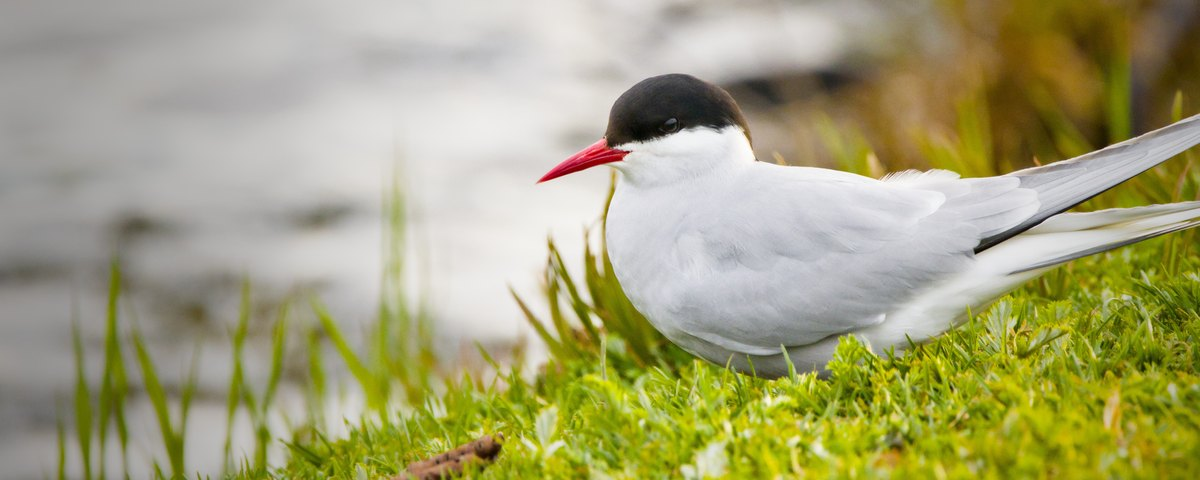
#> input picture analyzer/whatsnew-bird.jpg, 1200 x 480 px
$ python -i detail_analysis.py   (imports and definitions only)   (older library calls are emulated)
#> lines starting #> are read from the running program, lines starting #| are printed output that depends on the picture; after the words box and inside, x2 and y2 are one past the last pixel; in counts of white or black regions, pixels touching at a corner belong together
"""Image detail and sharpness analysis for quality assessment.

Provides multiple metrics to evaluate image sharpness and detail level:
- Laplacian variance: measures edge sharpness (blur detection)
- Local contrast: measures micro-contrast in small patches
- Texture complexity: measures fine detail via frequency analysis
- Masked variants: compute metrics only within the subject mask

These metrics are combined into a composite detail score that feeds
into the rating system, ensuring only truly sharp images earn 5 stars.
"""

import logging
from dataclasses import dataclass

import cv2
import numpy as np

logger = logging.getLogger(__name__)


@dataclass
class DetailMetrics:
    """Container for image detail analysis results."""
    laplacian_variance: float     # Edge sharpness (higher = sharper)
    local_contrast: float         # Micro-contrast score (0-1)
    texture_complexity: float     # Fine detail via high-frequency energy (0-1)
    edge_density: float           # Proportion of strong edges (0-1)
    detail_score: float           # Combined normalised score (0-1)
    sharpness_score: float        # Final sharpness score for rating (0-1)


def compute_laplacian_variance(gray: np.ndarray, mask: np.ndarray = None) -> float:
    """Compute variance of Laplacian as a sharpness metric.

    High variance = sharp image with well-defined edges.
    Low variance = blurry image.
    """
    laplacian = cv2.Laplacian(gray, cv2.CV_64F)
    if mask is not None and mask.any():
        mask_bool = mask.astype(bool)
        values = laplacian[mask_bool]
        if len(values) == 0:
            return 0.0
        return float(np.var(values))
    return float(np.var(laplacian))


def compute_local_contrast(gray: np.ndarray, mask: np.ndarray = None, patch_size: int = 16) -> float:
    """Compute local contrast as the mean standard deviation of small patches.

    Measures micro-contrast - how much tonal variation exists in local regions.
    High values indicate good detail and texture.
    """
    h, w = gray.shape[:2]
    stds = []

    for y in range(0, h - patch_size, patch_size):
        for x in range(0, w - patch_size, patch_size):
            patch = gray[y:y + patch_size, x:x + patch_size]
            if mask is not None:
                mask_patch = mask[y:y + patch_size, x:x + patch_size]
                if mask_patch.sum() < patch_size * patch_size * 0.5:
                    continue
            std = np.std(patch.astype(np.float32))
            stds.append(std)

    if not stds:
        return 0.0

    mean_std = float(np.mean(stds))
    # Normalise: typical sharp wildlife photo has mean local std ~25-40
    return min(1.0, mean_std / 40.0)


def compute_texture_complexity(gray: np.ndarray, mask: np.ndarray = None) -> float:
    """Compute texture complexity via high-frequency energy in DCT domain.

    Applies DCT on small blocks and measures the proportion of energy
    in high-frequency coefficients. High values = fine detail present.
    """
    h, w = gray.shape[:2]
    block_size = 32

    # Work on a resized version for speed
    target_size = 512
    scale = target_size / max(h, w)
    if scale < 1.0:
        gray_small = cv2.resize(gray, (int(w * scale), int(h * scale)))
        if mask is not None:
            mask_small = cv2.resize(mask.astype(np.uint8), (int(w * scale), int(h * scale)))
        else:
            mask_small = None
    else:
        gray_small = gray
        mask_small = mask

    h2, w2 = gray_small.shape[:2]
    hf_ratios = []

    for y in range(0, h2 - block_size, block_size):
        for x in range(0, w2 - block_size, block_size):
            if mask_small is not None:
                mp = mask_small[y:y + block_size, x:x + block_size]
                if mp.sum() < block_size * block_size * 0.5:
                    continue

            block = gray_small[y:y + block_size, x:x + block_size].astype(np.float32)
            dct = cv2.dct(block)
            total_energy = np.sum(dct ** 2)
            if total_energy < 1e-6:
                continue

            # High-frequency: bottom-right quadrant of DCT
            hf_energy = np.sum(dct[block_size // 2:, block_size // 2:] ** 2)
            hf_ratios.append(hf_energy / total_energy)

    if not hf_ratios:
        return 0.0

    # Normalise: typical sharp detail has HF ratio ~0.05-0.15
    mean_hf = float(np.mean(hf_ratios))
    return min(1.0, mean_hf / 0.12)


def compute_edge_density(gray: np.ndarray, mask: np.ndarray = None) -> float:
    """Compute the density of strong edges as a proportion of total pixels.

    Uses Canny edge detection. Higher density suggests more detail and structure.
    """
    edges = cv2.Canny(gray, 50, 150)

    if mask is not None and mask.any():
        edges = cv2.bitwise_and(edges, edges, mask=mask.astype(np.uint8))
        total_pixels = mask.sum()
    else:
        total_pixels = edges.size

    if total_pixels == 0:
        return 0.0

    edge_pixels = (edges > 0).sum()
    # Normalise: typical sharp wildlife photo has edge density ~0.05-0.15
    density = edge_pixels / total_pixels
    return min(1.0, float(density) / 0.12)


def analyse_detail(
    image: np.ndarray,
    mask: np.ndarray = None,
    crop_size: int = 1024,
) -> DetailMetrics:
    """Perform comprehensive detail analysis on an image crop.

    Args:
        image: RGB image array (H, W, 3), ideally the subject crop
        mask: Optional binary mask of the subject (same size as image)
        crop_size: resize dimension for analysis consistency

    Returns:
        DetailMetrics with individual and combined scores
    """
    # Resize for consistent analysis
    h, w = image.shape[:2]
    if max(h, w) != crop_size:
        scale = crop_size / max(h, w)
        image = cv2.resize(image, (int(w * scale), int(h * scale)))
        if mask is not None:
            mask = cv2.resize(mask.astype(np.uint8), (int(w * scale), int(h * scale)))

    gray = cv2.cvtColor(image, cv2.COLOR_RGB2GRAY)

    # Compute individual metrics
    lap_var = compute_laplacian_variance(gray, mask)
    local_con = compute_local_contrast(gray, mask)
    texture = compute_texture_complexity(gray, mask)
    edge_den = compute_edge_density(gray, mask)

    # Normalise Laplacian variance (typical range for wildlife: 50-2000+)
    lap_normalised = min(1.0, lap_var / 1500.0)

    # Combined detail score: weighted average of all metrics
    # Sharpness (Laplacian) weighted highest as it's the best blur detector
    detail_score = (
        0.35 * lap_normalised +
        0.25 * local_con +
        0.20 * texture +
        0.20 * edge_den
    )

    # Sharpness score: heavily emphasises actual sharpness over detail quantity
    # This is used for the "only sharpest get 5 stars" requirement
    sharpness_score = (
        0.50 * lap_normalised +
        0.30 * local_con +
        0.20 * edge_den
    )

    return DetailMetrics(
        laplacian_variance=lap_var,
        local_contrast=local_con,
        texture_complexity=texture,
        edge_density=edge_den,
        detail_score=round(detail_score, 4),
        sharpness_score=round(sharpness_score, 4),
    )

>>> import cv2
>>> picture = cv2.cvtColor(cv2.imread('../whatsnew-bird.jpg'), cv2.COLOR_BGR2RGB)
>>> result = analyse_detail(picture)
#> in analyse_detail, `image = cv2.resize(image, (int(w * scale), int(h * scale)))`:
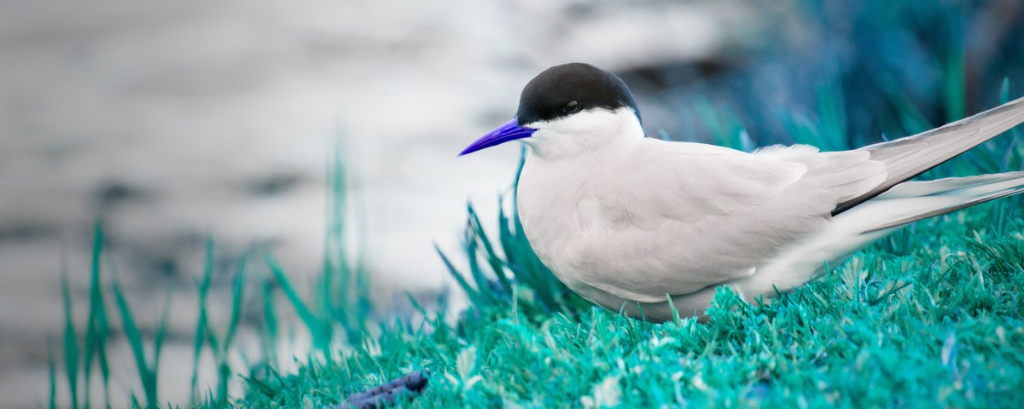
#> image: shape (409, 1024, 3); mean of channels 0, 1, 2 164.8, 162.7, 120.9; drawn as B, G, R
#> in analyse_detail, `gray = cv2.cvtColor(image, cv2.COLOR_RGB2GRAY)`:
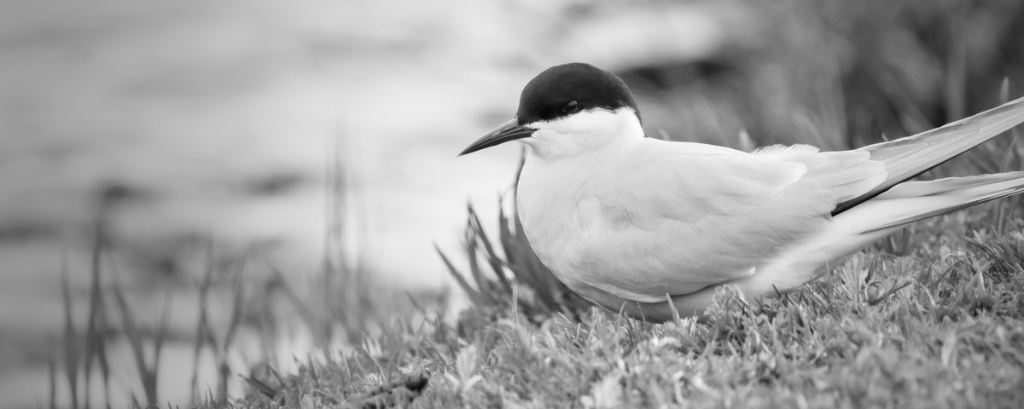
#> gray: shape (409, 1024); min 5, max 254, mean 158.5
#> in compute_laplacian_variance, `laplacian = cv2.Laplacian(gray, cv2.CV_64F)`:
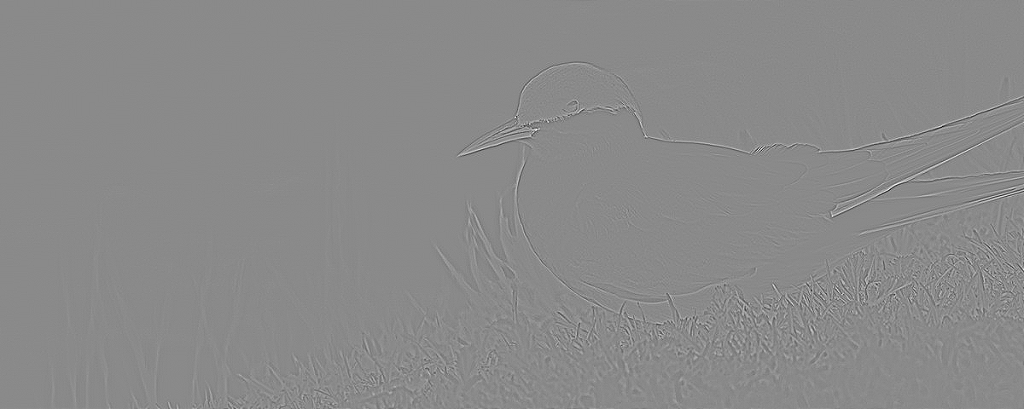
#> laplacian: shape (409, 1024) float64; min -239, max 202, mean 0; drawn with min black and max white
#> in analyse_detail, `lap_var = compute_laplacian_variance(gray, mask)`: lap_var = 127
#> after the loop in compute_local_contrast, `for y in range(0, h - patch_size, patch_size):`: stds = 1575 values, max 90.96 at index 475, min 0.423 at index 0, mean 12.52
#> in compute_local_contrast, `mean_std = float(np.mean(stds))`: mean_std = 12.52
#> in analyse_detail, `local_con = compute_local_contrast(gray, mask)`: local_con = 0.313
#> after the loop in compute_texture_complexity, `for y in range(0, h2 - block_size, block_size):`:
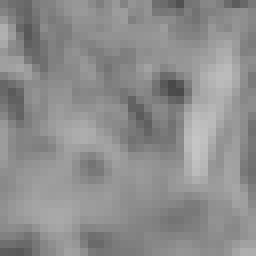
#> block: shape (32, 32) float32 (shown 8 times larger); min 73, max 197, mean 141.3
#> after the loop in compute_texture_complexity, `for y in range(0, h2 - block_size, block_size):`: hf_ratios = 90 values, max 0.000933 at index 72, min 3.1e-07 at index 21, mean 8.55e-05
#> in compute_texture_complexity, `mean_hf = float(np.mean(hf_ratios))`: mean_hf = 8.55e-05
#> in analyse_detail, `texture = compute_texture_complexity(gray, mask)`: texture = 0.000712
#> in compute_edge_density, `edges = cv2.Canny(gray, 50, 150)`:
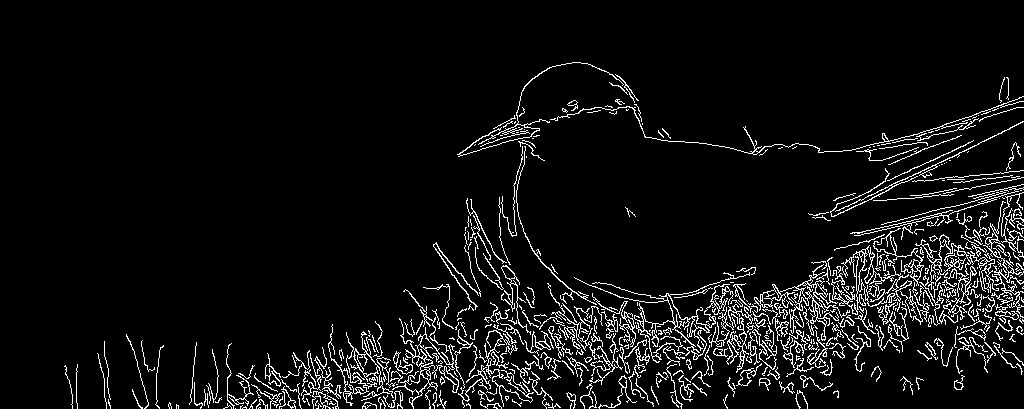
#> edges: shape (409, 1024); 6.3% white in thin lines or dots, all inside (x1, y1, x2, y2) = (64, 62, 1024, 409)
#> in compute_edge_density, `edge_pixels = (edges > 0).sum()`: edge_pixels = 26529
#> in compute_edge_density, `density = edge_pixels / total_pixels`: density = 0.0633
#> in analyse_detail, `edge_den = compute_edge_density(gray, mask)`: edge_den = 0.528
#> in analyse_detail, `lap_normalised = min(1.0, lap_var / 1500.0)`: lap_normalised = 0.0847
#> in analyse_detail, `detail_score = ( 0.35 * lap_normalised + 0.25 * local_con + 0.20 * tex..`: detail_score = 0.214
#> in analyse_detail, `sharpness_score = ( 0.50 * lap_normalised + 0.30 * local_con + 0.20 * ..`: sharpness_score = 0.242
